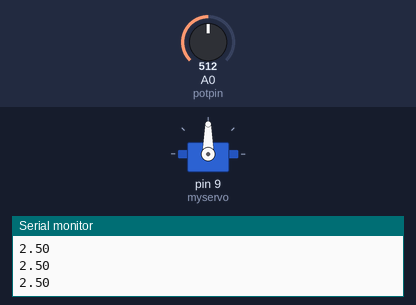
Bench run of a sketch on a simulated Arduino Uno, built with avr-gcc and run on an emulated ATmega328P. Shown: servo, the last lines printed to the serial monitor. The test bench sets the inputs (shaded band); at power-on: A0 (potpin) = 512.

Above: at 1.2 s.
1.3 s: A0 (potpin) set to 716
At 2.3 s:
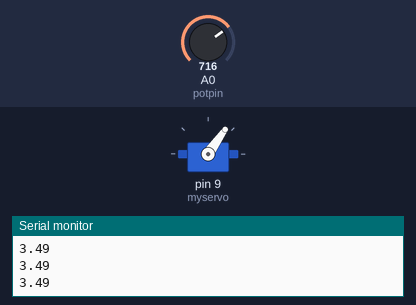
2.8 s: A0 (potpin) set to 900
At 3.6 s:
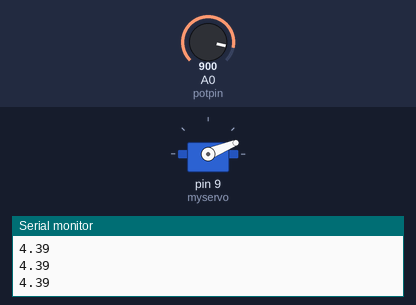
4.3 s: A0 (potpin) set to 1023
At 4.9 s:
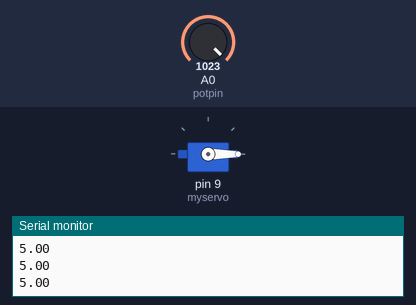
5.8 s: A0 (potpin) set to 306
At 6.9 s:
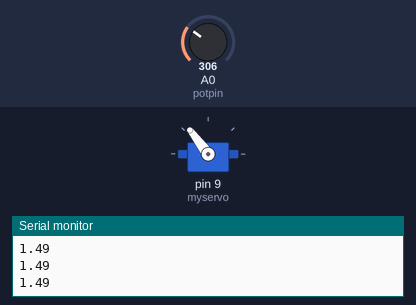
7.3 s: A0 (potpin) set to 122
At 8.2 s:
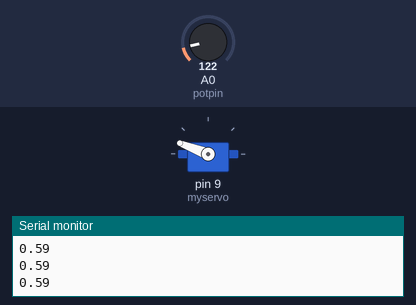
8.8 s: A0 (potpin) set to 0
At 9.5 s:
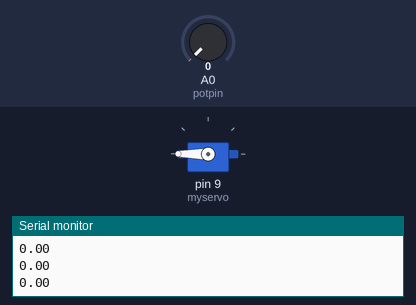
Timing chart, 0 to 11.3 s (numbered marks = the images above; inputs shaded):
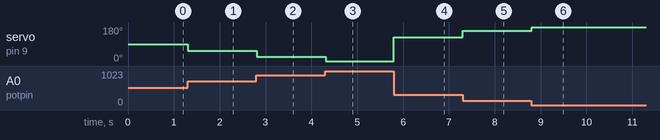

Measured:
- after the input at 1.3 s, servo on pin 9 (myservo): 90° → 55° at once
- after the input at 2.8 s, servo on pin 9 (myservo): 55° → 22° at once
- after the input at 4.3 s, servo on pin 9 (myservo): 22° → 0° at once
- after the input at 5.8 s, servo on pin 9 (myservo): 0° → 127° at once
- after the input at 7.3 s, servo on pin 9 (myservo): 127° → 159° at once
- after the input at 8.8 s, servo on pin 9 (myservo): 159° → 180° at once

The sketch:

ServobasicVoltmeter.ino
```cpp
/*

 Controlling a servo position using a potentiometer (variable resistor)

 by Michal Rinott <http://people.interaction-ivrea.it/m.rinott>


 modified on 8 Nov 2013

 by Scott Fitzgerald

 http://www.arduino.cc/en/Tutorial/Knob

*/


#include <Servo.h>


Servo myservo;  // create Servo object to control a servo


int potpin = A0;  // analog pin used to connect the potentiometer

int val=0;

int pos=0; // variable to read the value from the analog pin


void setup() {

  myservo.attach(9);  // attaches the servo on pin 9 to the Servo object

 Serial.begin(9600);

}


void loop() {

  val = analogRead(potpin);


  int volt=map(val,0, 1023, 0, 500);

  float voltage=volt/100.0;

   pos = map(val, 0, 1023, 180, 0);

  Serial.println(voltage);


  myservo.write(pos);

                 // sets the servo position according to the scaled value

  delay(15);                           // waits for the servo to get there

}

 
```
